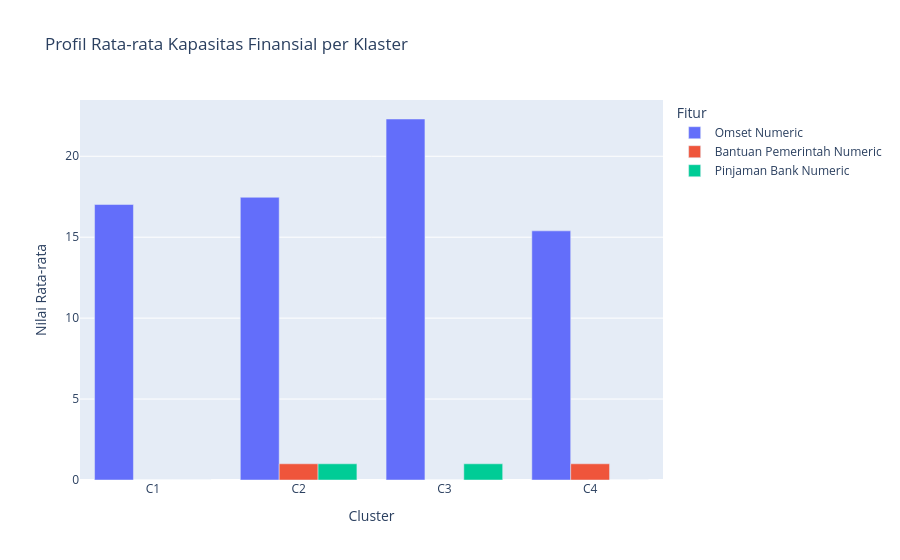

Source (notebook cell):
### Code cell
# Menghitung nilai rata-rata tiap fitur untuk masing-masing klaster
df_avg = df.groupby('Cluster')[fitur_yang_dipakai].mean().reset_index()

# Mengubah bentuk tabel (melt) agar mudah divisualisasikan oleh Plotly
df_melted = df_avg.melt(id_vars='Cluster', value_vars=fitur_yang_dipakai, 
                        var_name='Fitur', value_name='Nilai Rata-rata')

# Membuat Grouped Bar Chart
fig_bar = px.bar(
    df_melted, 
    x='Cluster', 
    y='Nilai Rata-rata', 
    color='Fitur', 
    barmode='group',
    title="Profil Rata-rata Kapasitas Finansial per Klaster"
)
fig_bar.show()

### Figure 1 — Plotly figure (JSON) as saved in the notebook; plotly's stock layout.template omitted (floating-point values rounded to 4 significant figures)
{"data": [{"alignmentgroup": "True", "hovertemplate": "Fitur=Omset Numeric<br>Cluster=%{x}<br>Nilai Rata-rata=%{y}<extra></extra>", "legendgroup": "Omset Numeric", "marker": {"color": "#636efa", "pattern": {"shape": ""}}, "name": "Omset Numeric", "offsetgroup": "Omset Numeric", "orientation": "v", "showlegend": true, "textposition": "auto", "type": "bar", "x": ["C1", "C2", "C3", "C4"], "xaxis": "x", "y": [17.02, 17.47, 22.3, 15.39], "yaxis": "y"}, {"alignmentgroup": "True", "hovertemplate": "Fitur=Bantuan Pemerintah Numeric<br>Cluster=%{x}<br>Nilai Rata-rata=%{y}<extra></extra>", "legendgroup": "Bantuan Pemerintah Numeric", "marker": {"color": "#EF553B", "pattern": {"shape": ""}}, "name": "Bantuan Pemerintah Numeric", "offsetgroup": "Bantuan Pemerintah Numeric", "orientation": "v", "showlegend": true, "textposition": "auto", "type": "bar", "x": ["C1", "C2", "C3", "C4"], "xaxis": "x", "y": [0.0, 1.0, 0.0, 1.0], "yaxis": "y"}, {"alignmentgroup": "True", "hovertemplate": "Fitur=Pinjaman Bank Numeric<br>Cluster=%{x}<br>Nilai Rata-rata=%{y}<extra></extra>", "legendgroup": "Pinjaman Bank Numeric", "marker": {"color": "#00cc96", "pattern": {"shape": ""}}, "name": "Pinjaman Bank Numeric", "offsetgroup": "Pinjaman Bank Numeric", "orientation": "v", "showlegend": true, "textposition": "auto", "type": "bar", "x": ["C1", "C2", "C3", "C4"], "xaxis": "x", "y": [0.0, 1.0, 1.0, 0.0], "yaxis": "y"}], "layout": {"barmode": "group", "legend": {"title": {"text": "Fitur"}, "tracegroupgap": 0}, "title": {"text": "Profil Rata-rata Kapasitas Finansial per Klaster"}, "xaxis": {"anchor": "y", "domain": [0, 1], "title": {"text": "Cluster"}}, "yaxis": {"anchor": "x", "domain": [0, 1], "title": {"text": "Nilai Rata-rata"}}}}
